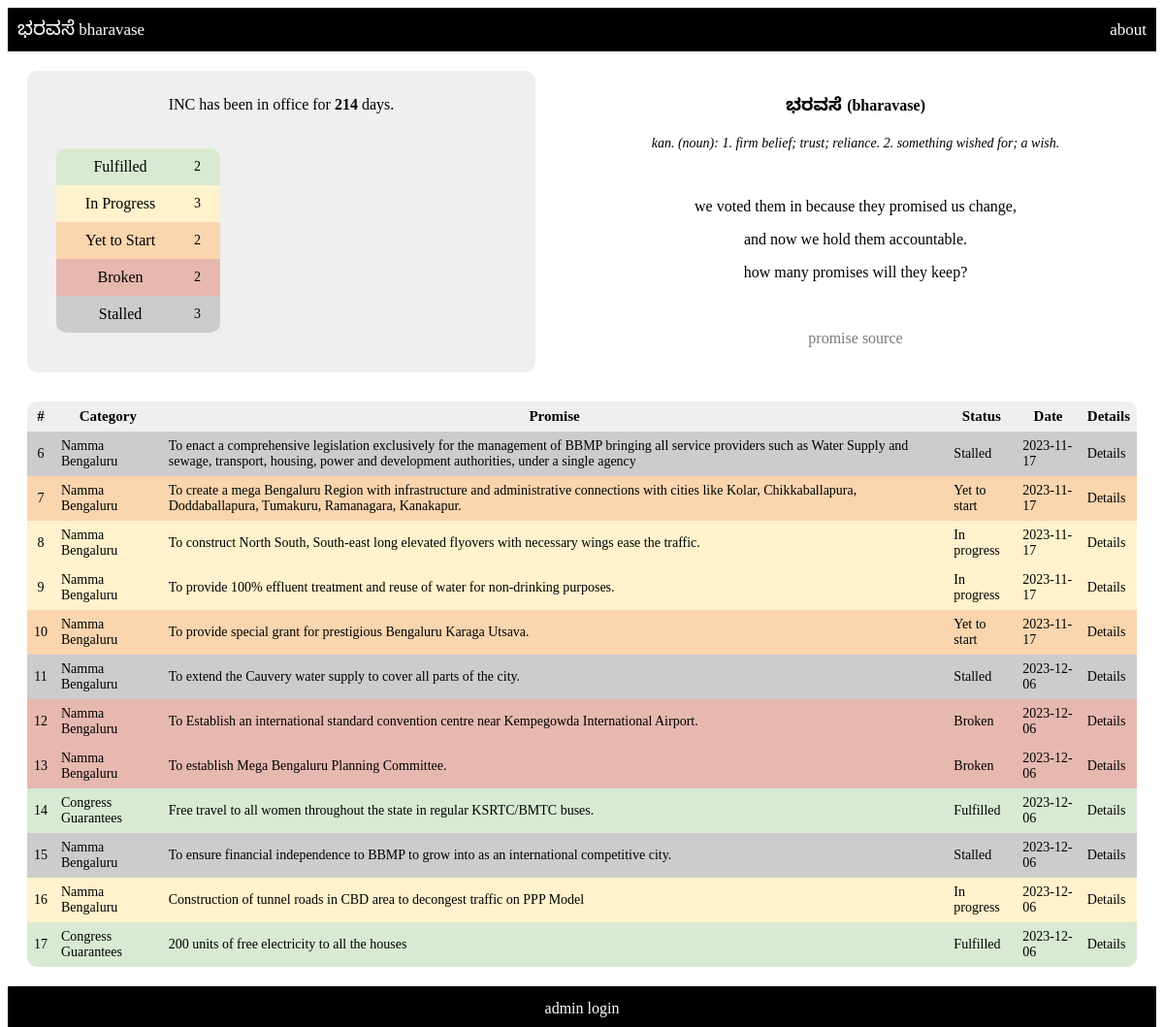
Screenshot of /index-proper.php with the database file from the repository.
### tables this page shows
CREATE TABLE `promises` (
  `sno` int(11) NOT NULL,
  `category` varchar(500) NOT NULL,
  `promise` varchar(500) NOT NULL,
  `status` varchar(100) NOT NULL,
  `details` varchar(5000) NOT NULL,
  `date` date NOT NULL
);

### index-proper.php (the view, shortened to what this page needs)
<?php
require_once('promise-db.php');
?>
<?php
include 'pivot.php';
?>
<html>
    <head>
        <link rel="stylesheet" href="stylesheet.css?v=<?php echo time(); ?>">
    </head>
    <body>
        <div class = "header">
            <div class = "leftside">
                <a href = "index-proper.php">
                    <span style="font-family: 'Noto Sans Kannada'; font-size: 20px"> ಭರವಸೆ</span>
                    <span style="font-family: 'Verdana'; font-size: 17px">bharavase</span>
                </a>
            </div>
            <div class = "rightside">
                <a href = "#" style = "font-family: 'Verdana'; font-size: 17px">
                    about
                </a>
            </div>
        </div>
        <div class = "summary">
            <div class = "datasummary">
                <div class = "daycounter">
                    <p style = "text-align:center"> INC has been in office for <b><span id="show"></span></b> days.</p>
                </div>
                <div class = "data">
                    <div class = "datatable">
                    <table class = "pivottable">
                        <tr style = "background-color: #d9ead3">
                            <th scope="col">Fulfilled</th>
                            <td> <?= getF($conn) ?> </td>
                        </tr>
                        <tr style = "background-color: #fff2cc">
                            <th scope="col">In Progress</th>
                            <td> <?= getUP($conn) ?> </td>
                        </tr>
                        <tr style = "background-color: #fad5aeff">
                            <th scope="col">Yet to Start</th>
                            <td> <?= getYtS($conn) ?> </td>
                        </tr>
                        <tr style = "background-color: #e6b8af">
                            <th scope="col">Broken</th>
                            <td> <?= getBroken($conn) ?> </td>
                        </tr>
                        <tr style = "background-color: #ccccccff">
                            <th scope="col">Stalled</th>
                            <td> <?= getStalled($conn) ?> </td>
                        </tr>
                    </table>
                    </div>
                </div>
            </div>
            <div class = "methods">
                <p style = "text-align:center; font-weight:bold" > <span style="font-family: 'Noto Sans Kannada'; font-size:18px"> ಭರವಸೆ </span> (bharavase) </p>
                <p style = "text-align:center; font-style:italic; font-size:14px"> kan. (noun): 1. firm belief; trust; reliance. 2. something wished for; a wish. </p>
                <br>
                <p class = "desc"> we voted them in because they promised us change, </p>
                <p class = "desc"> and now we hold them accountable. </p>
                <p class = "desc"> how many promises will they keep?</p>
                <br>
                <p class = "desc"> <a href = "https://data.opencity.in/dataset/karnataka-assembly-elections-2023-manifestos/resource/indian-national-congress-%28inc%29-manifesto" target="_blank"> promise source </a></p>
            </div>
        </div>
        <div class = "promises">
        <table class = "promisetable">
        <thead>
            <tr>
            <th scope="col">#</th>
            <th scope="col">Category</th>
            <th scope="col">Promise</th>
            <th scope="col">Status</th>
            <th scope="col">Date</th>
            <th scope="col">Details</th>
            </tr>
        </thead>
        <tbody>
         <?php
                        $sql = "
                        SELECT
                            sno,
                            category,
                            promise,
                            status,
                            date
                        FROM
                            promises";
                        $result = $conn->query($sql);
                        if ($result->num_rows > 0)
                        {
                        while($row = $result->fetch_assoc())
                        {
                            $color = $row['status'] == "Yet to start" ? "#fad5aeff
                            " : ($row['status']=="In progress" ? "#fff2cc" : ($row['status']=="Stalled" ? "#ccccccff" : ($row['status']=="Broken" ? "#e6b8af" : "#d9ead3
                            ")));
                            echo '
                            <tr style="background-color:'.$color.'">
                                <td style = "text-align:center">'.$row["sno"].'</td>
                                <td>'.$row["category"].'</td>
                                <td>'.$row["promise"].'</td>
                                <td>'.$row["status"].'</td>
                                <td>'.$row["date"].'</td>
                                <td><a href= "./promisepage.php?id='.$row['sno'].'">Details</a>
                            </tr> ';
                        }
                        }
                        else
                        {
                        }
                    ?>
        </tbody>
        </table>
        </div>
        <div class = footer>
        <a href = "login-page.php"> admin login </a>
        </div>
    </body>
</html>

### stylesheet.css (style rules this page uses)
* { font-family: Verdana; }
body { height:100vh; display:flex; flex-direction: column; justify-content: space-between; }
.header { display:flex; justify-content: space-between; background-color: black; color: white; padding: 10px 10px 7px; margin:0; line-height: 25px; }
.summary { display:flex; justify-content: space-between; }
.footer { display:flex; justify-content:center; background-color: black; color: white; padding: 10px 10px 7px; margin:0; line-height: 25px; }
.datasummary { display: flex; flex-direction: column; background-color: #efefefff; margin:20px 20px 10px 20px; border-radius: 10px; width:45%; padding: 10px; overflow:hidden; }
.data { display:flex; }
.datatable { display:flex; align-items: center; margin:10px; width: 300px; border-radius: 10px; }
.pivottable { vertical-align: middle; border-spacing:0; border-collapse: separate; margin: 10px; width:169px; }
.pivottable tr td { font-size: 14px; padding: 10px; }
.pivottable th { font-weight:normal; padding: 10px 12px 10px; }
.methods { width: 50%; margin: 20px 20px 10px 20px; padding: 10px; }
.desc { text-align: center; }
.desc a { text-decoration: none; color:rgb(123, 123, 123); background-color: transparent; }
.promises { margin: 10px; }
.promisetable { border-spacing:0; border-collapse: separate; margin: 10px; }
.promisetable tr td { font-size: 14px; padding: 7px; }
.promisetable th { font-size: 15px; padding: 7px; background-color: #efefefff; }
table tr:first-child th:first-child { border-top-left-radius: 10px; }
table tr:first-child th:last-child { border-top-right-radius: 10px; }
table tr:last-child td:first-child { border-bottom-left-radius: 10px; }
table tr:last-child td:last-child { border-bottom-right-radius: 10px; }
.pivottable tr:first-of-type { border-top-left-radius: 10px; }
.pivottable tr:first-of-type td:first-of-type { border-top-right-radius:10px; }
.pivottable tr:last-child th:first-child { border-bottom-left-radius: 10px; }
.pivottable tr:last-child td:last-child { border-bottom-right-radius: 10px; }

### index-proper.php (style rules this page uses)
a { text-decoration: none; color:inherit; background-color: transparent; }

### rows the page displays
promises: sno "6", category "Namma Bengaluru", promise "To enact a comprehensive legislation exclusively for the management of BBMP bringing all service providers such as Water Supply and sewage, transport, housing, power and development authorities, under a single agency", status "Stalled", date "2023-11-17"
promises: sno "7", category "Namma Bengaluru", promise "To create a mega Bengaluru Region with infrastructure and administrative connections with cities like Kolar, Chikkaballapura, Doddaballapura, Tumakuru, Ramanagara, Kanakapur.", status "Yet to start", date "2023-11-17"
promises: sno "8", category "Namma Bengaluru", promise "To construct North South, South-east long elevated flyovers with necessary wings ease the traffic.", status "In progress", date "2023-11-17"
promises: sno "9", category "Namma Bengaluru", promise "To provide 100% effluent treatment and reuse of water for non-drinking purposes.", status "In progress", date "2023-11-17"
promises: sno "10", category "Namma Bengaluru", promise "To provide special grant for prestigious Bengaluru Karaga Utsava.", status "Yet to start", date "2023-11-17"
promises: sno "11", category "Namma Bengaluru", promise "To extend the Cauvery water supply to cover all parts of the city.", status "Stalled", date "2023-12-06"
promises: sno "12", category "Namma Bengaluru", promise "To Establish an international standard convention centre near Kempegowda International Airport.", status "Broken", date "2023-12-06"
promises: sno "13", category "Namma Bengaluru", promise "To establish Mega Bengaluru Planning Committee.", status "Broken", date "2023-12-06"
promises: sno "14", category "Congress Guarantees", promise "Free travel to all women throughout the state in regular KSRTC/BMTC buses.", status "Fulfilled", date "2023-12-06"
promises: sno "15", category "Namma Bengaluru", promise "To ensure financial independence to BBMP to grow into as an international competitive city.", status "Stalled", date "2023-12-06"
promises: sno "16", category "Namma Bengaluru", promise "Construction of tunnel roads in CBD area to decongest traffic on PPP Model", status "In progress", date "2023-12-06"
promises: sno "17", category "Congress Guarantees", promise "200 units of free electricity to all the houses", status "Fulfilled", date "2023-12-06"

### other values shown
$row['COUNT(*)'] "2"
$row['COUNT(*)'] "3"
